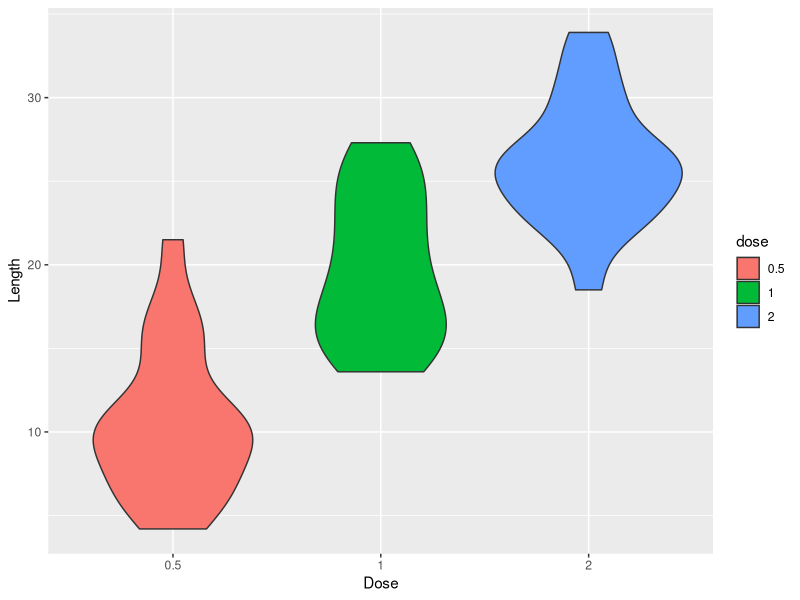
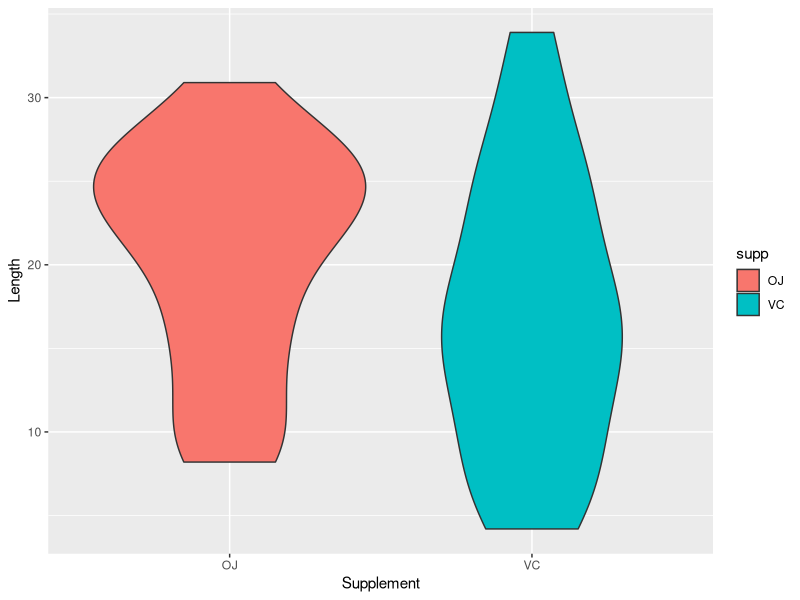

Here is the R script that generated these plots, in order:
## ---- chunk 1
knitr::opts_chunk$set(echo = TRUE)
## ---- chunk 2
library(datasets)
summary(ToothGrowth)
str(ToothGrowth)
## ---- chunk 3
ToothGrowth$dose<-as.factor(ToothGrowth$dose)
str(ToothGrowth)
## ---- chunk 4
meandose<-split(ToothGrowth$len,f = ToothGrowth$dose)
sapply(meandose, mean)

library(ggplot2)
ggplot(data=ToothGrowth, aes(x=dose,y=len,group=dose))+geom_violin(aes(fill=dose))+xlab("Dose")+ylab("Length")
## ---- chunk 5
meansupp<-split(ToothGrowth$len, ToothGrowth$supp)
sapply(meansupp, mean)

ggplot(data=ToothGrowth, aes(x=supp,y=len,group=supp))+geom_violin(aes(fill=supp))+xlab("Supplement")+ylab("Length")

## ---- chunk 6
t.test(ToothGrowth$len[ToothGrowth$supp=='OJ'],ToothGrowth$len[ToothGrowth$supp=='VC'],paired = F)
## ---- chunk 7
t.test(ToothGrowth$len[ToothGrowth$dose==1],ToothGrowth$len[ToothGrowth$dose==0.5],paired = F,var.equal = T)
## ---- chunk 8
t.test(ToothGrowth$len[ToothGrowth$dose==2],ToothGrowth$len[ToothGrowth$dose==1],paired = F,var.equal = T)
